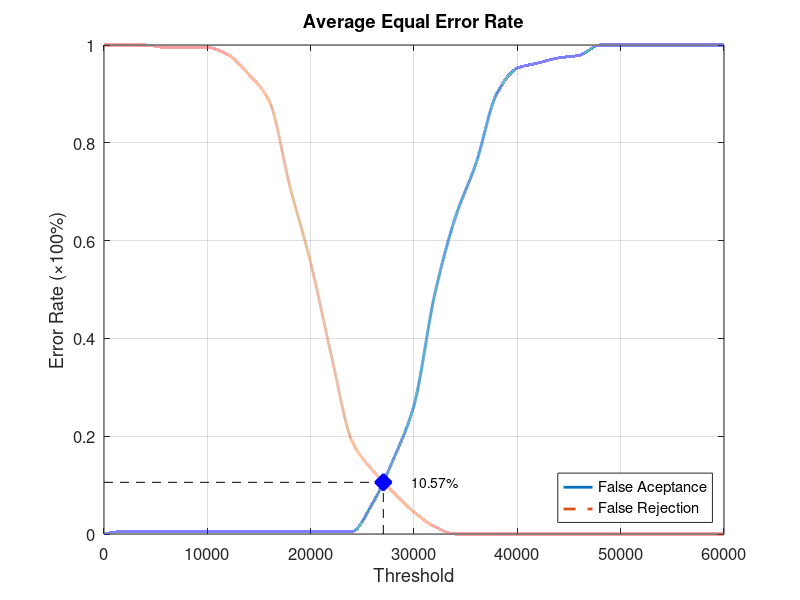
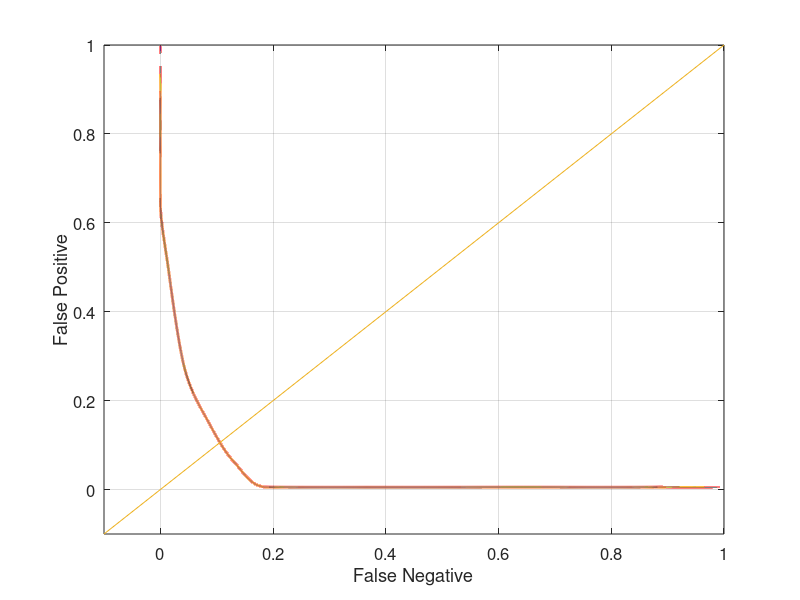

Source code (MATLAB) for these figures, in order:
function yEER = Database1_1
close all;
clear;
clc;
x = 0:2000:60000;
xq = 0:0.5:60000;

y0 = [0 0.00526316 0.00526316 0.00526316 0.00526316 0.00526316 0.00526316 0.00526316 0.00526316 0.00526316 0.00526316 0.00526316 0.00526316 0.0631579 0.152632 0.263158 0.489474 0.647368 0.757895 0.9 0.952632 0.963158 0.973684 0.978947 1 1 1 1 1 1 1];
yy0 = interp1(x, y0, xq, 'pchip');
y1 = [1 1 1 0.995 0.995 0.995 0.98 0.94 0.885 0.71 0.555 0.365 0.19 0.13 0.085 0.045 0.015 0 0 0 0 0 0 0 0 0 0 0 0 0 0];
yy1 = interp1(x, y1, xq, 'pchip');

% Calculating EER: 
y2 = abs(y0 - y1);
find(y2 == min(y2))
yy2 = abs(yy0 - yy1);
xEER = find(yy2 == min(yy2));
xEERIndex = xq(xEER) % X-axis EER
yEER = yy0(xEER) % Y-axis EER

main = figure
plot(xq, yy0,'-','LineWidth', 2);	hold on
plot(xq, yy1,'--','LineWidth', 2);	hold on
plot([xEERIndex xEERIndex], [0 yEER], 'k--');	hold on
plot([0 xEERIndex], [yEER yEER], 'k--');	hold on
plot(xEERIndex, yEER, 'bx', 'LineWidth', 10);	hold on
text(xEERIndex + 10 * xEERIndex / 100, yEER, [num2str(round((10000 * yEER)) / 100) '%'])
legend('False Aceptance', 'False Rejection', 'Location', 'SouthEast')
xlabel('Threshold')
ylabel('Error Rate (\times100%)')
title('Average Equal Error Rate')
set(gca, 'FontSize', 12)
axis([0 60000 0 1])
grid on

print(main, 'Database1_1Main', '-dpng');
FNRxFPR = figure('Color', [1 1 1]);
plot(yy1, yy0, '-', yy1, yy0, 'LineWidth', 2);
hold on
y = -0.1:0.1:1
plot(y, y); 
set(gca, 'FontSize', 12)
xlabel('False Negative')
ylabel('False Positive')
axis([-0.1 1 -0.1 1])
set(gca, 'FontSize', 12)
grid on

print(FNRxFPR, 'Database1_1FNRxFPR','-dpng');
end
